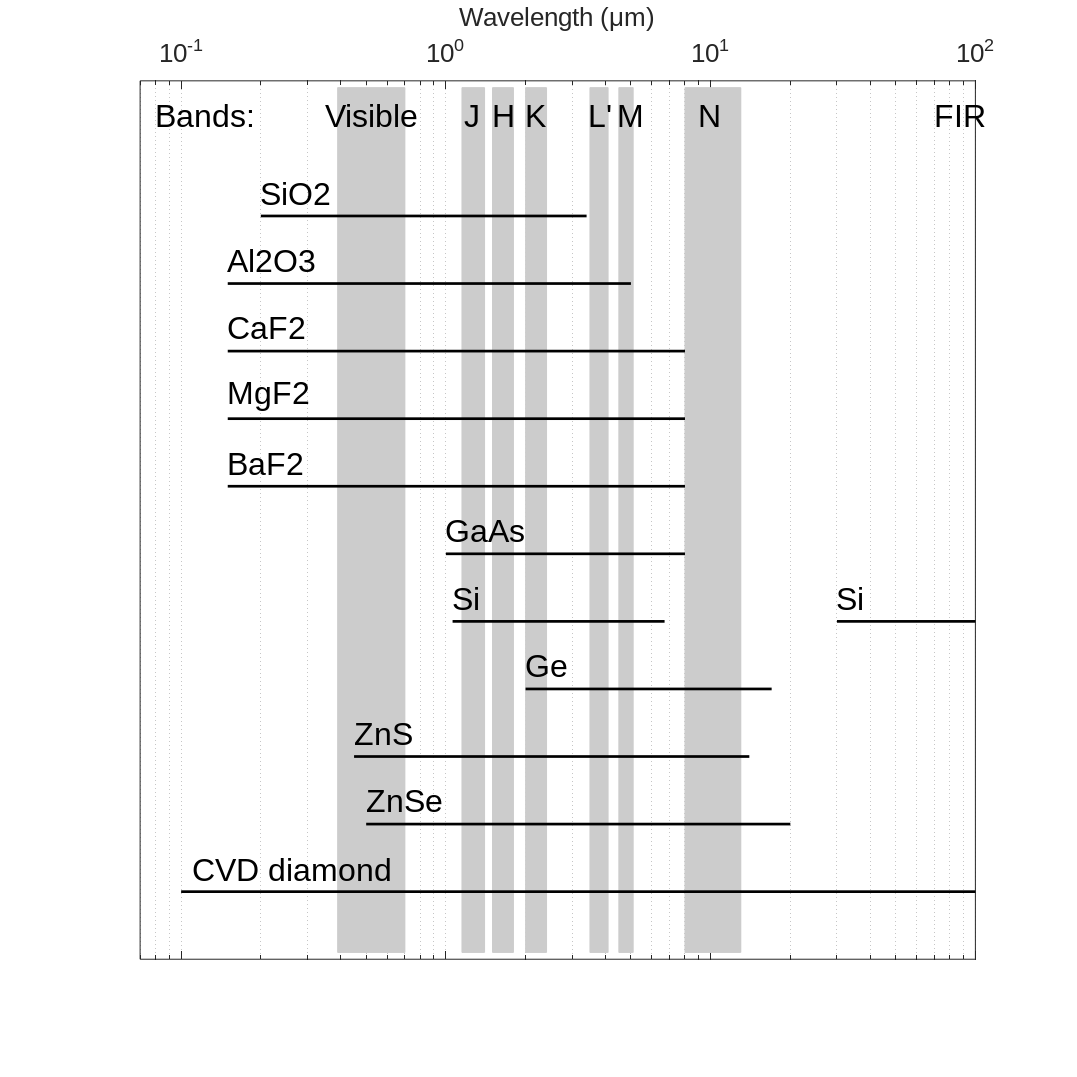

Write the MATLAB code that produced this figure.
close all
warning off MATLAB:polyfit

fnz = 'Arial'; % fontname
fsz = 24; % fontsize
fwz = 'normal';%'Bold'; % fontweight
msz = 8; % marker size
lwz = 2;  % line width


% TRANS without filter
%--------------------


figure('name','trans')
set(gcf,'color',[1 1 1])
%set(gcf,'Position',get(0,'Screensize'),'PaperUnits','points','PaperPosition',get(0,'Screensize')); % Maximize figure + screen sized images [0 0 1440 878] 
set(gcf,'Position',[400    0   800   800],'PaperUnits','points','PaperPosition',[400    0   800   800]); % paper 
hold on
%grid on
set(gca,'box','on')%,'linewidth',2)
set(gca,'XLim',[0.07 100])%,'xtick',bandtick)
set(gca,'XScale','log','XMinorGrid','on','XAxisLocation','top')
set(gca,'ylim',[0 26],'ytick',[],'ydir','reverse')
set(gca,'Fontname',fnz,'FontSize',0.8*fsz,'FontWeight',fwz)
set(gca,'XMinorTick','on')
set(gca,'YMinorTick','on')
xlabel('Wavelength (\mum)','FontSize',0.8*fsz)
%ylabel('Transmission','FontSize',0.8*fsz)

mygrey = [.8 .8 .8];
% bands
longband=[.2 25.6;.2 25.6];
text(.08,1,'Bands:','Fontname',fnz,'FontSize',fsz,'FontWeight',fwz)
h=area([0.39 .7],longband,'FaceColor',mygrey,'EdgeColor',mygrey,'linewidth',lwz*.01);
set(h(1),'visible','off')
text(.35,1,'Visible','Fontname',fnz,'FontSize',fsz,'FontWeight',fwz)
h=area([1.15,1.4],longband,'FaceColor',mygrey,'EdgeColor',mygrey,'linewidth',lwz*.01);
set(h(1),'visible','off')
text(1.18,1,'J','Fontname',fnz,'FontSize',fsz,'FontWeight',fwz)
h=area([1.5 1.8],longband,'FaceColor',mygrey,'EdgeColor',mygrey,'linewidth',lwz*.01);
set(h(1),'visible','off')
text(1.5,1,'H','Fontname',fnz,'FontSize',fsz,'FontWeight',fwz)
h=area([2 2.4],longband,'FaceColor',mygrey,'EdgeColor',mygrey,'linewidth',lwz*.01);
set(h(1),'visible','off')
text(2,1,'K','Fontname',fnz,'FontSize',fsz,'FontWeight',fwz)
h=area([3.5 4.1],longband,'FaceColor',mygrey,'EdgeColor',mygrey,'linewidth',lwz*.01);
set(h(1),'visible','off')
text(3.45,1,'L''','Fontname',fnz,'FontSize',fsz,'FontWeight',fwz)
h=area([4.5 5.1],longband,'FaceColor',mygrey,'EdgeColor',mygrey,'linewidth',lwz*.01);
set(h(1),'visible','off')
text(4.45,1,'M','Fontname',fnz,'FontSize',fsz,'FontWeight',fwz)
h=area([8 13],longband,'FaceColor',mygrey,'EdgeColor',mygrey,'linewidth',lwz*.01);
set(h(1),'visible','off')
text(9,1,'N','Fontname',fnz,'FontSize',fsz,'FontWeight',fwz)
text(70,1,'FIR','Fontname',fnz,'FontSize',fsz,'FontWeight',fwz)


%Materials
go=[4 4];
step=2;
off=.7;
line([.200 3.4],go,'color','k','linewidth',lwz)
text(.200,go(1)-off,'SiO2','Fontname',fnz,'FontSize',fsz,'FontWeight',fwz)
go=go+step;
line([.150 5],go,'color','k','linewidth',lwz)
text(.150,go(1)-off,'Al2O3','Fontname',fnz,'FontSize',fsz,'FontWeight',fwz)
go=go+step;
line([.150 8],go,'color','k','linewidth',lwz)
text(.150,go(1)-off,'CaF2','Fontname',fnz,'FontSize',fsz,'FontWeight',fwz)
go=go+step;
line([.150 8],go,'color','k','linewidth',lwz)
text(.150,go(1)-off,'MgF2','Fontname',fnz,'FontSize',fsz,'FontWeight',fwz)
go=go+step;
line([.150 8],go,'color','k','linewidth',lwz)
text(.150,go(1)-off,'BaF2','Fontname',fnz,'FontSize',fsz,'FontWeight',fwz)
go=go+step;
line([1 8],go,'color','k','linewidth',lwz)
text(1,go(1)-off,'GaAs','Fontname',fnz,'FontSize',fsz,'FontWeight',fwz)
go=go+step;
line([1.06 6.7],go,'color','k','linewidth',lwz)
text(1.06,go(1)-off,'Si','Fontname',fnz,'FontSize',fsz,'FontWeight',fwz)
line([30 100],go,'color','k','linewidth',lwz)
text(30,go(1)-off,'Si','Fontname',fnz,'FontSize',fsz,'FontWeight',fwz)
go=go+step;
line([2 17],go,'color','k','linewidth',lwz)
text(2,go(1)-off,'Ge','Fontname',fnz,'FontSize',fsz,'FontWeight',fwz)
go=go+step;
line([.45 14],go,'color','k','linewidth',lwz)
text(.45,go(1)-off,'ZnS','Fontname',fnz,'FontSize',fsz,'FontWeight',fwz)
go=go+step;
line([.5 20],go,'color','k','linewidth',lwz)
text(.5,go(1)-off,'ZnSe','Fontname',fnz,'FontSize',fsz,'FontWeight',fwz)
go=go+step;
line([.1 100],go,'color','k','linewidth',lwz)
text(.11,go(1)-off,'CVD diamond','Fontname',fnz,'FontSize',fsz,'FontWeight',fwz)
go=go+step;




print('-depsc2',sprintf('TH_all_bands.eps'), '-r300');
